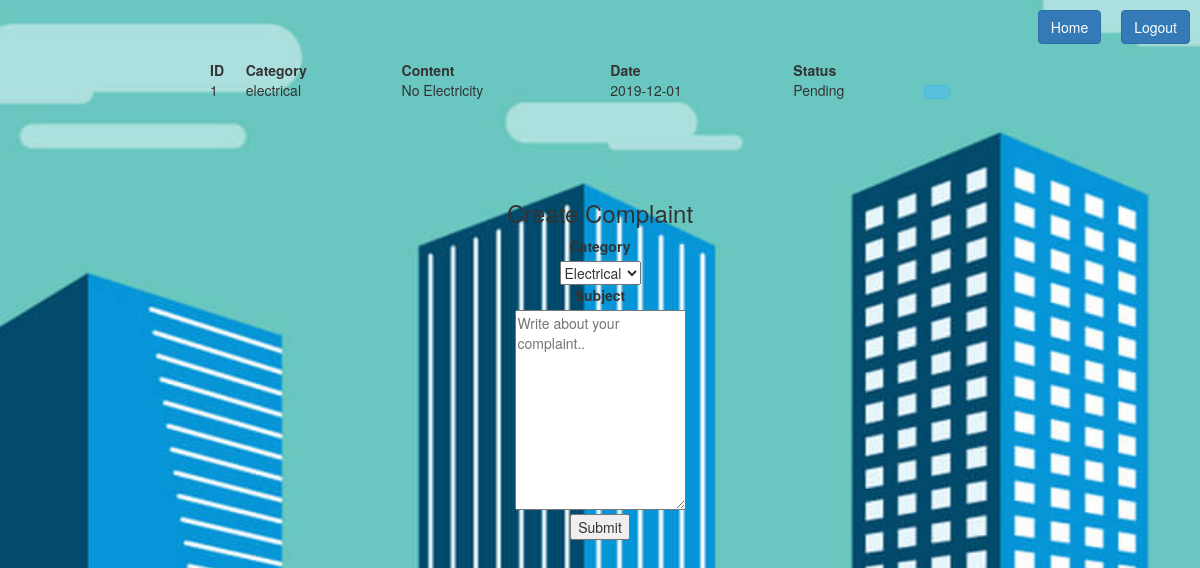
The app's page /complaint_page/ (signed in) with its own data.
### tables this page shows
CREATE TABLE "complaint" (
	"user_id"	TEXT,
	"category"	TEXT,
	"content"	TEXT,
	"date"	TEXT,
	"id"	INTEGER PRIMARY KEY AUTOINCREMENT,
	"status"	TEXT DEFAULT 'Pending'
);

### script.py (the view)
@app.route("/complaint_page/")
def complaint_page():
	uid = session['user']
	conn = sqlite3.connect('data/data.db')
	cur = conn.cursor()
	cur.execute("SELECT * from complaint where user_id='"+uid+"' ")
	data = cur.fetchall()
	return render_template("complaint.html", data=data)

### script.py (called while the page is built)
@app.before_request
def before_request():
	g.user = None
	if 'user' in session:
		g.user = session['user']

### templates/complaint.html (shortened to what this page needs)
<!DOCTYPE html>
<html>
<head>
	<link rel="stylesheet" type="text/css" href="{{ url_for('static', filename='bootstrap.css') }}">
	<link rel="stylesheet" type="text/css" href="{{ url_for('static', filename='myStyles.css') }}">
	<link rel="stylesheet" href="https://maxcdn.bootstrapcdn.com/bootstrap/3.4.0/css/bootstrap.min.css">
</head>
<body class="bgSet">
  <a href="/logout" style="float: right; margin: 10px"><button class="btn btn-primary">Logout</button></a>
	<a href="/welcomeH" style="float: right; margin: 10px"><button class="btn btn-primary">Home</button></a>
	<br>
	<br>
	<div class="displayComplaint" style="text-align:center">
		<center>
			<table width="65%" align="center;" style="margin: 0px auto;">
				<tr>
					<td><b>ID</b></td>
			    <td><b>Category</b></td>
			    <td><b>Content</b></td>
					<td><b>Date</b></td>
					<td><b>Status</b></td>
				<tr>
				<br>
				{% for item in data %}
				<tr>
					<td>{{item[4]}}</td>
			    <td>{{item[1]}}</td>
			    <td>{{item[2]}}</td>
					<td>{{item[3]}}</td>
					<td>{{item[5]}}</td>
					<td><button class="btn btn-info" id={{item[4]}} onclick='javascript: editStatus({{item[4]}})'></button></td>
				{% endfor %}
			</table>
		</center>
	</div>
  <div class="form-group" style="text-align:center;margin-top:20px">
    <form action="{{ url_for('complaint') }}" method="post" style="margin-top:100px;	">
				<h3>Create Complaint</h3>
        <label for="category" style="text-align:center;">Category</label><br>
        <select id="category" name="category">
          <option value="electrical">Electrical</option>
        </select>
        <br>
        <label for="subject" class="text-align:center;">Subject</label><br>
        <textarea id="subject" name="subject" placeholder="Write about your complaint.." style="height:200px"></textarea>
        <br>
        <input type="submit" value="Submit">
    </form>
  </div>
</body>

### static/myStyles.css (style rules this page uses)
:root { --lightGrey: #DDDDDD; --maroon: #800000; --deepGreenLight: #00902080; --deepBlueLight: #00008080; --orangeLight: #FFA000A0; --pinkLight: #F4BFBEC0; --redLight: #FF000090; --lightRed: #FF3333; --lightBlue: #ADD8E6F0; --lightGreen: #90EE90F0; }
.bgSet { background-image: url('/static/images/buildings.jpg'); background-repeat: no-repeat; background-size: cover; background-attachment: fixed; }

### records on screen
complaint: id "1", category "electrical", content "No Electricity", date "2019-12-01", status "Pending"
